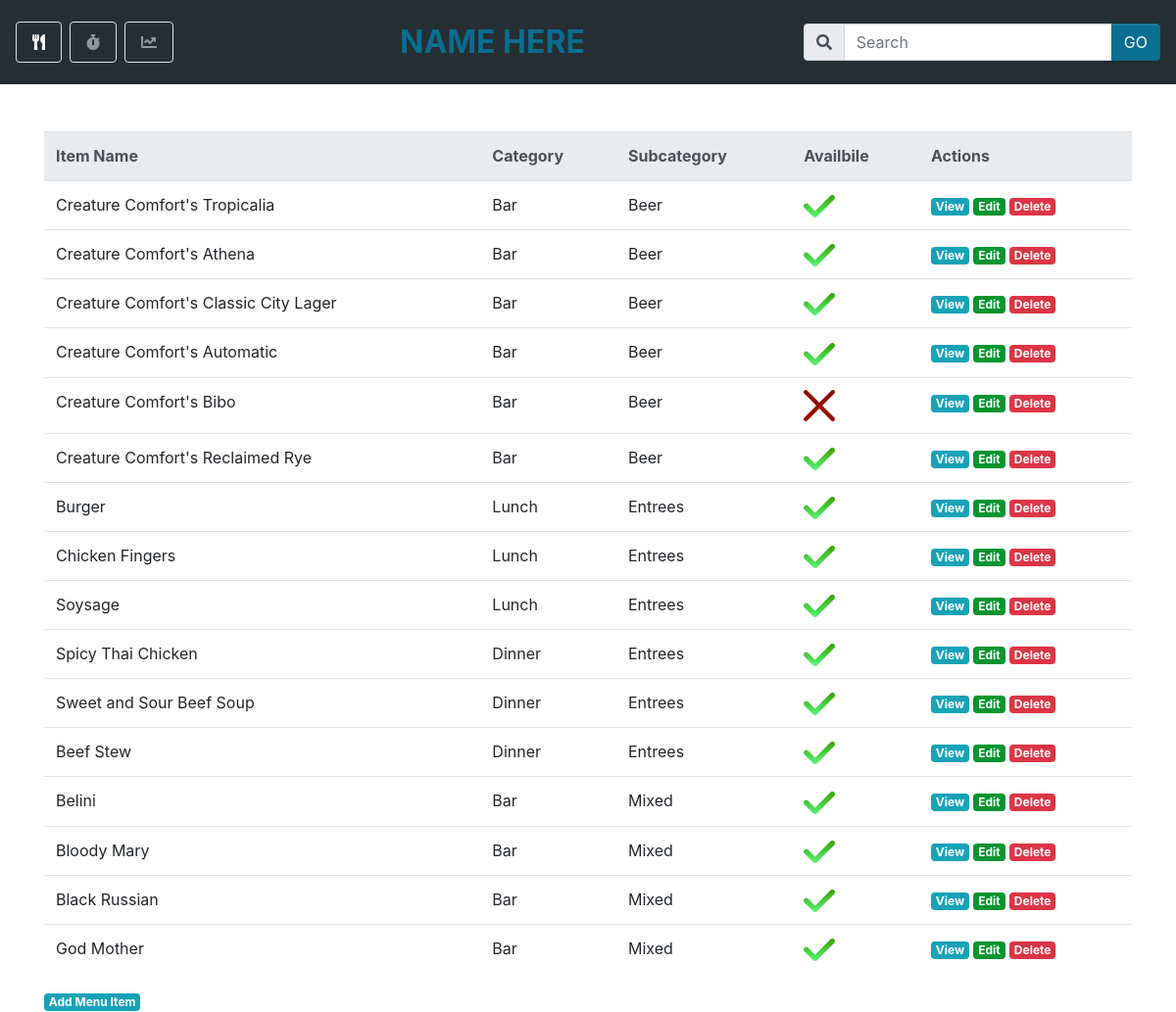
Screenshot of /menu-admin/ (signed in) with the database file from the repository.
### adminPanel/models.py (models this page shows)
class Item(models.Model):
    item_name = models.CharField(max_length=255)
    item_desc = models.TextField()
    item_price = models.DecimalField(max_digits=7, decimal_places=2)
    item_image = models.ImageField(upload_to='images/', blank=True, null=True)
    min_calories = models.IntegerField()
    max_calories = models.IntegerField()
    dietary = models.TextField(blank=True)
    is_available = models.BooleanField()
    category = models.ForeignKey(Category, related_name='item_category', related_query_name='items', on_delete=models.CASCADE)
    subcategory = models.ForeignKey(SubCategory, related_name='item_subcategory', related_query_name='items', on_delete=models.CASCADE)
    locations = models.ManyToManyField(Location, related_name='item_location', related_query_name='items')
    created_at = models.DateTimeField(auto_now_add=True)
    updated_at = models.DateTimeField(auto_now=True)
    objects = ItemManager()

class Category(models.Model):
    category_name = models.CharField(max_length=255)
    created_at = models.DateTimeField(auto_now_add=True)
    updated_at = models.DateTimeField(auto_now=True)

class SubCategory(models.Model):
    subcategory_name = models.CharField(max_length=255)
    category = models.ForeignKey(Category, related_name='subcategories', related_query_name='subcategories', on_delete=models.CASCADE)
    created_at = models.DateTimeField(auto_now_add=True)
    updated_at = models.DateTimeField(auto_now=True)

### adminPanel/views.py (the view)
# urls.py: path('', views.index, name='index'),
@my_login_required(login_url="/login/")
def index(request):
    context = {
        'all_items': Item.objects.all(),
    }
    return render(request, 'all-menu-items.html', context)

### adminPanel/templates/all-menu-items.html (shortened to what this page needs)
<!DOCTYPE html>
<html lang="en">
    <head>
        {% load static %}
        {% load bootstrap4 %}
        <link rel="stylesheet" href="{% static 'css/admin_panel.css' %}">
        <link rel="stylesheet" href="https://use.fontawesome.com/releases/v5.0.13/css/all.css">
    </head>
    <body>
        <nav class="navbar navbar-expand-md navbar-dark bg-secondary">
                <div class="collapse navbar-collapse" id="mainPosNav">
                    <ul class="navbar-nav my-2">
                        <li class="nav-item d-none d-md-inline border rounded px-2 mr-2 active">
                          <a class="nav-link" href="#"><i class="fas fa-utensils"></i></a>
                        </li>
                        <li class="nav-item d-none d-md-inline border rounded px-2 mr-2">
                          <a class="nav-link" href="#"><i class="fas fa-stopwatch"></i></a>
                        </li>
                        <li class="nav-item d-none d-md-inline border rounded px-2 mr-2">
                          <a class="nav-link" href="#"><i class="fas fa-chart-line"></i></a>
                        </li>
                    </ul>
                </div>
                <span class="d-none d-md-inline-block navbar-brand mx-auto">
                    <h2 class="font-weight-bold my-2"><a href="/" type="link">NAME HERE</a></h2>
                </span>
                <div class="collapse navbar-collapse">
                    <form class="form-inline ml-auto my-3">
                        <div class="input-group">
                            <div class="input-group-prepend">
                                <span class="input-group-text">
                                  <i class="fas fa-search"></i>
                                </span>
                            </div>
                            <input class="form-control" type="search" placeholder="Search" aria-label="Search">
                            <div class="input-group-append">
                                <button class="btn btn-primary" type="button">GO</button>
                            </div>
                        </div>
                    </form>
                </div>
            </nav>
        <div class="container">
            <table class="table table-hover mt-5">
                <thead class="thead-light">
                    <tr>
                        <th scope="col">Item Name</th>
                        <th scope="col">Category</th>
                        <th scope="col">Subcategory</th>
                        <th scope="col">Availbile</th>
                        <th scope="col">Actions</th>
                    </tr>
                </thead>
                    {% for item in all_items %}
                    <tr>
                        <td>{{ item.item_name }}</td>
                        <td>{{ item.category.category_name }}</td>
                        <td>{{ item.subcategory.subcategory_name }}</td>
                        <td>
                            {% if item.is_available == True %}
                            <img src="{% static 'images/icons/checkmark.png' %}">
                            {% else %}
                            <img src="{% static 'images/icons/x.png' %}">
                            {% endif %}
                        </td>
                        <td>
                            <a href="" data-toggle="modal" data-target="#viewModal" id="view-item" class="badge badge-info" item-number="{{ item.id }} ">View</a>
                            <a href="/menu-admin/edit-menu-item/{{item.id}}" class="badge badge-success">Edit</a>
                            <a href="/menu-admin/delete-menu-item/{{item.id}}" class="badge badge-danger">Delete</a>
                        </td>
                    </tr>
                    {% endfor %}
            </table>
            <a href="/menu-admin/add-menu-item" class="badge badge-info">Add Menu Item</a>
    </body>
</html>

### rows the page displays
Item: item_name "Creature Comfort's Tropicalia", category.category_name "Bar", subcategory.subcategory_name "Beer", is_available True (drawn)
Item: item_name "Creature Comfort's Athena", category.category_name "Bar", subcategory.subcategory_name "Beer", is_available True (drawn)
Item: item_name "Creature Comfort's Classic City Lager", category.category_name "Bar", subcategory.subcategory_name "Beer", is_available True (drawn)
Item: item_name "Creature Comfort's Automatic", category.category_name "Bar", subcategory.subcategory_name "Beer", is_available True (drawn)
Item: item_name "Creature Comfort's Bibo", category.category_name "Bar", subcategory.subcategory_name "Beer", is_available False (drawn)
Item: item_name "Creature Comfort's Reclaimed Rye", category.category_name "Bar", subcategory.subcategory_name "Beer", is_available True (drawn)
Item: item_name "Burger", category.category_name "Lunch", subcategory.subcategory_name "Entrees", is_available True (drawn)
Item: item_name "Chicken Fingers", category.category_name "Lunch", subcategory.subcategory_name "Entrees", is_available True (drawn)
Item: item_name "Soysage", category.category_name "Lunch", subcategory.subcategory_name "Entrees", is_available True (drawn)
Item: item_name "Spicy Thai Chicken", category.category_name "Dinner", subcategory.subcategory_name "Entrees", is_available True (drawn)
Item: item_name "Sweet and Sour Beef Soup", category.category_name "Dinner", subcategory.subcategory_name "Entrees", is_available True (drawn)
Item: item_name "Beef Stew", category.category_name "Dinner", subcategory.subcategory_name "Entrees", is_available True (drawn)
Item: item_name "Belini", category.category_name "Bar", subcategory.subcategory_name "Mixed", is_available True (drawn)
Item: item_name "Bloody Mary", category.category_name "Bar", subcategory.subcategory_name "Mixed", is_available True (drawn)
Item: item_name "Black Russian", category.category_name "Bar", subcategory.subcategory_name "Mixed", is_available True (drawn)
Item: item_name "God Mother", category.category_name "Bar", subcategory.subcategory_name "Mixed", is_available True (drawn)
